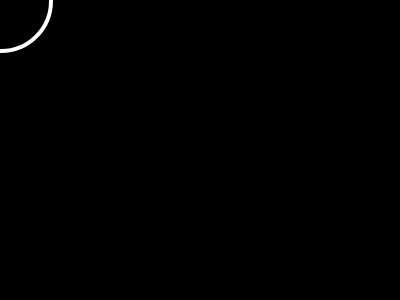
Frame 1 (no input)
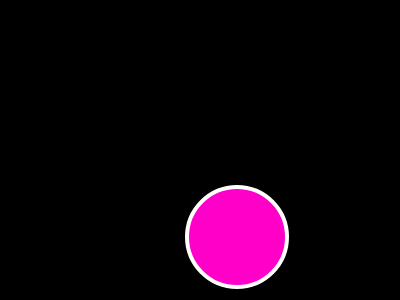
Frame 60 (no input)
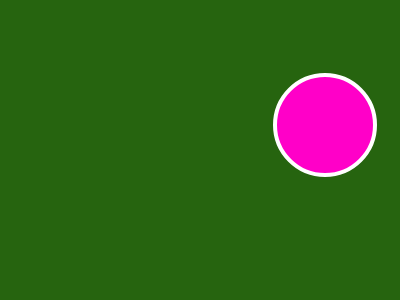
Frame 120 (the mouse pressed at the canvas centre since frame 60)

The p5.js sketch that drew these frames (run headless with seeded random() and noise() and a simulated clock; from frame 60 on, the mouse is pressed at the canvas centre):

// p5.js sketch
// ── sketch.js
var x = 1
var y=1
var speed=4
var yspeed= 4
var on = false

function setup() {
  createCanvas(400,300)
}

function draw() {
  frameRate(30)
  background(0)
  if (on){
    background(random(255),random(255),random(255))
  }
  stroke(255)
  strokeWeight(4)
  noFill()
  
  if (x>width/2){
    fill(255,0,200)
    ellipse(x,y,100,100)
  } else {
    ellipse(x,y,100,100)
  }
  


  x = x+speed
  y = y+ yspeed
  
  if (x< 0){
   speed = 4
  }
  if (x >width){
   speed = -4
  }
  if (y< 0){
   yspeed = 4
  }
  if (y >height){
   yspeed = -4
  }
}

function mousePressed(){
    on = !on
}
